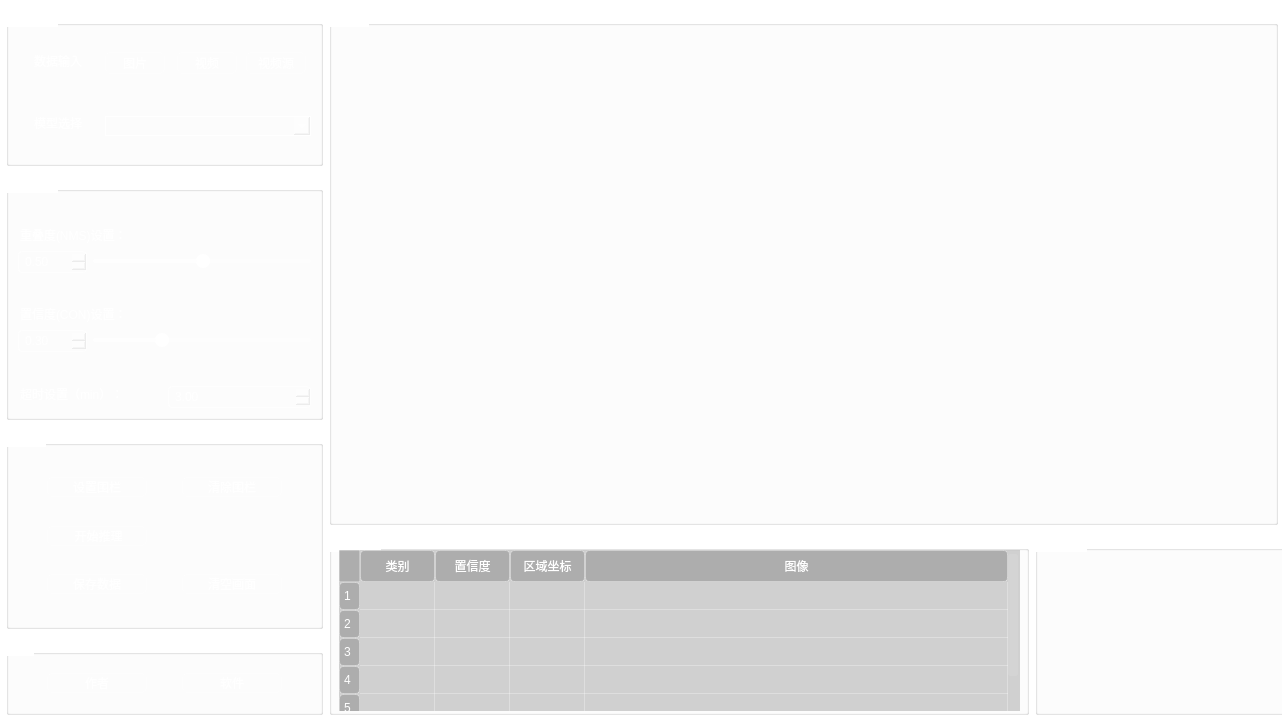
<?xml version="1.0" encoding="UTF-8"?>
<ui version="4.0">
 <class>SmartClient</class>
 <widget class="QWidget" name="SmartClient">
  <property name="enabled">
   <bool>true</bool>
  </property>
  <property name="geometry">
   <rect>
    <x>0</x>
    <y>0</y>
    <width>1282</width>
    <height>720</height>
   </rect>
  </property>
  <property name="sizePolicy">
   <sizepolicy hsizetype="Fixed" vsizetype="Fixed">
    <horstretch>0</horstretch>
    <verstretch>0</verstretch>
   </sizepolicy>
  </property>
  <property name="minimumSize">
   <size>
    <width>1282</width>
    <height>720</height>
   </size>
  </property>
  <property name="maximumSize">
   <size>
    <width>1282</width>
    <height>720</height>
   </size>
  </property>
  <property name="windowTitle">
   <string>SmartClient</string>
  </property>
  <property name="styleSheet">
   <string notr="true">/*   🌆 1. 窗口背景设置 */
#SmartClient {
    background-image: url(&quot;resources/icons/background1.png&quot;);
    background-repeat: no-repeat; 
    background-position: center;
}

/* 🎨 2. 全局基础样式（所有控件） */
* {
    color: white;
	background: transparent;
}

/* 🖱 3. QPushButton样式 */
QPushButton {
	border-radius: 4px; 
    border: 1px solid rgba(255, 255, 255, 0.1);
	background-color: rgba(255, 255, 255, 0.1);
}
QPushButton:checked {
	border: 1px solid white;
    background-color: rgba(255, 255, 255, 0.5);
}
QPushButton:hover {
	border: 1px solid white;
    background-color: rgba(255, 255, 255, 0.3);
}
QPushButton:disabled {/* 不可用状态 */
    background-color: rgba(255, 255, 255, 0.05); /* 更暗的半透明 */
    color: rgba(255, 255, 255, 0.4);           /* 灰白文字 */
    border: 1px solid rgba(255,255,255,0.2);   /* 边框也更暗 */
}

/* 	   4.下拉框（与输入框保持一致风格） */
QComboBox {
    background-color: rgba(255, 255, 255, 0.1);
    border: 1px solid rgba(255, 255, 255, 0.7);
    color: white;
}

/* 🎛 5.QDoubleSpinBox 样式 */
QDoubleSpinBox {
    background-color: rgba(255, 255, 255, 0.1); /* 半透明背景 */                               
    border: 1px solid rgba(255, 255, 255, 0.5); /* 边框 */
    border-radius: 4px;                          /* 圆角 */
    padding: 2px 4px;                            /* 内边距 */
}

QDoubleSpinBox::up-button:hover,
QDoubleSpinBox::down-button:hover {/* 鼠标悬停效果 */
    background-color: rgba(255,255,255,0.4);
}

/* 🎚 6. QSlider 样式（白色圆点） */
QSlider::groove:horizontal {
    background: rgba(255,255,255,0.2);
    height: 4px;
    border-radius: 2px;
}
QSlider::handle:horizontal {
    background: white;
    border: none;
    width: 14px;
    height: 14px;
    border-radius: 7px;
    margin: -5px 0;
}
QSlider::sub-page:horizontal {/* 已滑动部分 */
    background: rgba(255,255,255,0.6);
    border-radius: 2px;
}
QSlider::add-page:horizontal {/* 未滑动部分 */
    background: rgba(255,255,255,0.1);
    border-radius: 2px;
}
QSlider::handle:horizontal:hover {/* hover 高亮 */
    background: #00bfff;
}

/* 📋 7. 表格 / 列表 / 树控件 */
QTableWidget, QTableView {/* 整个表格背景 */
    background-color: rgba(30, 30, 30, 0.2); /* 深色半透明背景 */
    color: white;                             /* 字体颜色 */
    border: none; /* 表格边框 */
    gridline-color: rgba(255,255,255,0.3);   /* 网格线颜色 */
    selection-background-color: rgba(0, 120, 215, 0.5); /* 选中行背景 */
    selection-color: white;                   /* 选中行文字 */
}
QHeaderView::section {/* 表头样式 */
    background-color: rgba(30, 30, 30, 0.2); /* 表头深色 */
    color: white;                             /* 表头字体 */
    border: 1px solid rgba(255,255,255,0.3); /* 表头边框 */
    padding: 4px;                             /* 内边距 */
    border-radius: 4px;                       /* 圆角 */
}
QTableCornerButton::section {/* 表格角落按钮（左上角） */
    background-color: rgba(30, 30, 30, 0.2);
    border: 1px solid rgba(255,255,255,0.3);
}
QScrollBar:vertical {
    background: transparent;
    border: none;
    width: 12px;
    margin: 4px 2px 4px 0px;   /* 上、右、下、左 */
}

QScrollBar:horizontal {
    background: transparent;
    border: none;
    height: 6px;
    margin: 0px 4px 2px 4px;   /* 上、右、下、左 */
}

QScrollBar::handle {
    background: rgba(255, 255, 255, 0.1);
    border-radius: 3px;
}
QScrollBar::handle:hover {
    background: rgba(255, 255, 255, 0.6);
}
QScrollBar::add-line, QScrollBar::sub-line,
QScrollBar::add-page, QScrollBar::sub-page {
    background: transparent;
    border: none;
	height: 0px;
    width: 0px;
}

/* 🪟 8. 弹出窗口样式（正常显示）*/
QDialog, QMessageBox {
    background-color: white;
    color: black;
    border: 1px solid #cccccc;
    border-radius: 8px;
    padding: 10px;
}
QDialog *,
QMessageBox * {/* 确保弹出窗口内的控件正常显示 */
    background-color: white;
    color: black;
    border: 1px solid #cccccc;
}


/* 9. 全局 tooltip 样式 */
QToolTip {
    background-color: rgba(50, 50, 50, 230);  /* 半透明深灰 */
    color: white;                              /* 字体白色 */
    border: 1px solid white;                   /* 白色边框 */
    border-radius: 4px;                        /* 圆角 */
    padding: 4px 8px;                          /* 内边距 */
    font-size: 12px;                           /* 字体大小 */
}</string>
  </property>
  <widget class="QWidget" name="layoutWidget">
   <property name="geometry">
    <rect>
     <x>0</x>
     <y>0</y>
     <width>1362</width>
     <height>721</height>
    </rect>
   </property>
   <layout class="QGridLayout" name="gridLayout_5" rowstretch="2,0,0,0,0" columnstretch="2,4,2">
    <property name="leftMargin">
     <number>6</number>
    </property>
    <property name="topMargin">
     <number>6</number>
    </property>
    <property name="rightMargin">
     <number>6</number>
    </property>
    <property name="bottomMargin">
     <number>6</number>
    </property>
    <item row="0" column="0">
     <widget class="QGroupBox" name="groupBox_4">
      <property name="sizePolicy">
       <sizepolicy hsizetype="Fixed" vsizetype="Fixed">
        <horstretch>0</horstretch>
        <verstretch>0</verstretch>
       </sizepolicy>
      </property>
      <property name="minimumSize">
       <size>
        <width>317</width>
        <height>160</height>
       </size>
      </property>
      <property name="styleSheet">
       <string notr="true"/>
      </property>
      <property name="title">
       <string>输入控制</string>
      </property>
      <layout class="QGridLayout" name="gridLayout_4" columnstretch="3,0,0,0">
       <item row="5" column="1" colspan="3">
        <widget class="QComboBox" name="selectModelBox">
         <property name="enabled">
          <bool>true</bool>
         </property>
         <property name="sizePolicy">
          <sizepolicy hsizetype="Fixed" vsizetype="Fixed">
           <horstretch>0</horstretch>
           <verstretch>0</verstretch>
          </sizepolicy>
         </property>
         <property name="minimumSize">
          <size>
           <width>206</width>
           <height>20</height>
          </size>
         </property>
         <property name="maximumSize">
          <size>
           <width>206</width>
           <height>20</height>
          </size>
         </property>
         <item>
          <property name="text">
           <string/>
          </property>
         </item>
        </widget>
       </item>
       <item row="5" column="0">
        <widget class="QLineEdit" name="lineEdit_2">
         <property name="sizePolicy">
          <sizepolicy hsizetype="Expanding" vsizetype="Expanding">
           <horstretch>0</horstretch>
           <verstretch>0</verstretch>
          </sizepolicy>
         </property>
         <property name="styleSheet">
          <string notr="true">QLineEdit {
    background: transparent;
    border: none;
}
</string>
         </property>
         <property name="text">
          <string>模型选择</string>
         </property>
         <property name="alignment">
          <set>Qt::AlignCenter</set>
         </property>
         <property name="readOnly">
          <bool>true</bool>
         </property>
        </widget>
       </item>
       <item row="0" column="1">
        <widget class="QPushButton" name="selectImageButton">
         <property name="sizePolicy">
          <sizepolicy hsizetype="Fixed" vsizetype="Fixed">
           <horstretch>0</horstretch>
           <verstretch>0</verstretch>
          </sizepolicy>
         </property>
         <property name="minimumSize">
          <size>
           <width>60</width>
           <height>22</height>
          </size>
         </property>
         <property name="maximumSize">
          <size>
           <width>60</width>
           <height>22</height>
          </size>
         </property>
         <property name="layoutDirection">
          <enum>Qt::LeftToRight</enum>
         </property>
         <property name="text">
          <string>图片</string>
         </property>
        </widget>
       </item>
       <item row="0" column="2">
        <widget class="QPushButton" name="selectVideoButton">
         <property name="sizePolicy">
          <sizepolicy hsizetype="Fixed" vsizetype="Fixed">
           <horstretch>0</horstretch>
           <verstretch>0</verstretch>
          </sizepolicy>
         </property>
         <property name="minimumSize">
          <size>
           <width>60</width>
           <height>22</height>
          </size>
         </property>
         <property name="maximumSize">
          <size>
           <width>60</width>
           <height>22</height>
          </size>
         </property>
         <property name="text">
          <string>视频</string>
         </property>
        </widget>
       </item>
       <item row="0" column="0">
        <widget class="QLineEdit" name="lineEdit_14">
         <property name="sizePolicy">
          <sizepolicy hsizetype="Expanding" vsizetype="Expanding">
           <horstretch>0</horstretch>
           <verstretch>0</verstretch>
          </sizepolicy>
         </property>
         <property name="styleSheet">
          <string notr="true">QLineEdit {
    background: transparent;
    border: none;
}
</string>
         </property>
         <property name="text">
          <string>数据输入</string>
         </property>
         <property name="alignment">
          <set>Qt::AlignCenter</set>
         </property>
         <property name="readOnly">
          <bool>true</bool>
         </property>
        </widget>
       </item>
       <item row="0" column="3">
        <widget class="QPushButton" name="selectSourceButton">
         <property name="sizePolicy">
          <sizepolicy hsizetype="Fixed" vsizetype="Fixed">
           <horstretch>0</horstretch>
           <verstretch>0</verstretch>
          </sizepolicy>
         </property>
         <property name="minimumSize">
          <size>
           <width>60</width>
           <height>22</height>
          </size>
         </property>
         <property name="maximumSize">
          <size>
           <width>60</width>
           <height>22</height>
          </size>
         </property>
         <property name="text">
          <string>视频源</string>
         </property>
        </widget>
       </item>
      </layout>
     </widget>
    </item>
    <item row="1" column="0">
     <widget class="QGroupBox" name="groupBox_2">
      <property name="title">
       <string>模型设置</string>
      </property>
      <layout class="QGridLayout" name="gridLayout">
       <item row="5" column="0">
        <spacer name="verticalSpacer_3">
         <property name="orientation">
          <enum>Qt::Vertical</enum>
         </property>
         <property name="sizeHint" stdset="0">
          <size>
           <width>20</width>
           <height>40</height>
          </size>
         </property>
        </spacer>
       </item>
       <item row="3" column="1" colspan="3">
        <widget class="QSlider" name="nmsSlider">
         <property name="value">
          <number>50</number>
         </property>
         <property name="orientation">
          <enum>Qt::Horizontal</enum>
         </property>
        </widget>
       </item>
       <item row="7" column="1" colspan="3">
        <widget class="QSlider" name="conSlider">
         <property name="styleSheet">
          <string notr="true"/>
         </property>
         <property name="value">
          <number>30</number>
         </property>
         <property name="orientation">
          <enum>Qt::Horizontal</enum>
         </property>
        </widget>
       </item>
       <item row="7" column="0">
        <widget class="QDoubleSpinBox" name="conSpinBox">
         <property name="maximum">
          <double>1.000000000000000</double>
         </property>
         <property name="singleStep">
          <double>0.010000000000000</double>
         </property>
         <property name="value">
          <double>0.300000000000000</double>
         </property>
        </widget>
       </item>
       <item row="0" column="0">
        <spacer name="verticalSpacer_4">
         <property name="orientation">
          <enum>Qt::Vertical</enum>
         </property>
         <property name="sizeHint" stdset="0">
          <size>
           <width>20</width>
           <height>40</height>
          </size>
         </property>
        </spacer>
       </item>
       <item row="6" column="0" colspan="3">
        <widget class="QLineEdit" name="lineEdit_11">
         <property name="sizePolicy">
          <sizepolicy hsizetype="Expanding" vsizetype="Expanding">
           <horstretch>0</horstretch>
           <verstretch>0</verstretch>
          </sizepolicy>
         </property>
         <property name="styleSheet">
          <string notr="true">QLineEdit {
    background: transparent;
    border: none;
}
</string>
         </property>
         <property name="text">
          <string>置信度(CON)设置：</string>
         </property>
         <property name="alignment">
          <set>Qt::AlignLeading|Qt::AlignLeft|Qt::AlignVCenter</set>
         </property>
         <property name="readOnly">
          <bool>true</bool>
         </property>
        </widget>
       </item>
       <item row="8" column="0">
        <spacer name="verticalSpacer_9">
         <property name="orientation">
          <enum>Qt::Vertical</enum>
         </property>
         <property name="sizeHint" stdset="0">
          <size>
           <width>20</width>
           <height>40</height>
          </size>
         </property>
        </spacer>
       </item>
       <item row="9" column="2" colspan="2">
        <widget class="QDoubleSpinBox" name="timeoutSpinBox">
         <property name="maximum">
          <double>9999999.000000000000000</double>
         </property>
         <property name="singleStep">
          <double>1.000000000000000</double>
         </property>
         <property name="value">
          <double>3.000000000000000</double>
         </property>
        </widget>
       </item>
       <item row="3" column="0">
        <widget class="QDoubleSpinBox" name="nmsSpinBox">
         <property name="maximum">
          <double>1.000000000000000</double>
         </property>
         <property name="singleStep">
          <double>0.010000000000000</double>
         </property>
         <property name="value">
          <double>0.500000000000000</double>
         </property>
        </widget>
       </item>
       <item row="1" column="0" colspan="3">
        <widget class="QLineEdit" name="lineEdit_12">
         <property name="sizePolicy">
          <sizepolicy hsizetype="Expanding" vsizetype="Expanding">
           <horstretch>0</horstretch>
           <verstretch>0</verstretch>
          </sizepolicy>
         </property>
         <property name="styleSheet">
          <string notr="true">QLineEdit {
    background: transparent;
    border: none;
}
</string>
         </property>
         <property name="text">
          <string>重叠度(NMS)设置：</string>
         </property>
         <property name="alignment">
          <set>Qt::AlignLeading|Qt::AlignLeft|Qt::AlignVCenter</set>
         </property>
         <property name="readOnly">
          <bool>true</bool>
         </property>
        </widget>
       </item>
       <item row="9" column="0" colspan="2">
        <widget class="QLineEdit" name="lineEdit_13">
         <property name="sizePolicy">
          <sizepolicy hsizetype="Expanding" vsizetype="Expanding">
           <horstretch>0</horstretch>
           <verstretch>0</verstretch>
          </sizepolicy>
         </property>
         <property name="styleSheet">
          <string notr="true">QLineEdit {
    background: transparent;
    border: none;
}
</string>
         </property>
         <property name="text">
          <string>超时设置（min）：</string>
         </property>
         <property name="alignment">
          <set>Qt::AlignLeading|Qt::AlignLeft|Qt::AlignVCenter</set>
         </property>
         <property name="readOnly">
          <bool>true</bool>
         </property>
        </widget>
       </item>
      </layout>
     </widget>
    </item>
    <item row="0" column="1" rowspan="3" colspan="2">
     <widget class="QGroupBox" name="groupBox">
      <property name="enabled">
       <bool>true</bool>
      </property>
      <property name="sizePolicy">
       <sizepolicy hsizetype="Fixed" vsizetype="Preferred">
        <horstretch>0</horstretch>
        <verstretch>0</verstretch>
       </sizepolicy>
      </property>
      <property name="maximumSize">
       <size>
        <width>949</width>
        <height>16777215</height>
       </size>
      </property>
      <property name="styleSheet">
       <string notr="true"/>
      </property>
      <property name="title">
       <string>主窗口</string>
      </property>
      <layout class="QGridLayout" name="gridLayout_3">
       <item row="0" column="0">
        <widget class="QLabel" name="label">
         <property name="sizePolicy">
          <sizepolicy hsizetype="Ignored" vsizetype="Ignored">
           <horstretch>0</horstretch>
           <verstretch>0</verstretch>
          </sizepolicy>
         </property>
         <property name="minimumSize">
          <size>
           <width>640</width>
           <height>360</height>
          </size>
         </property>
         <property name="maximumSize">
          <size>
           <width>929</width>
           <height>517</height>
          </size>
         </property>
         <property name="text">
          <string/>
         </property>
         <property name="alignment">
          <set>Qt::AlignCenter</set>
         </property>
        </widget>
       </item>
      </layout>
     </widget>
    </item>
    <item row="3" column="1" rowspan="2">
     <widget class="QGroupBox" name="groupBox_5">
      <property name="sizePolicy">
       <sizepolicy hsizetype="Fixed" vsizetype="Fixed">
        <horstretch>0</horstretch>
        <verstretch>0</verstretch>
       </sizepolicy>
      </property>
      <property name="minimumSize">
       <size>
        <width>700</width>
        <height>184</height>
       </size>
      </property>
      <property name="title">
       <string>检测结果</string>
      </property>
      <widget class="QTableWidget" name="tableWidget">
       <property name="geometry">
        <rect>
         <x>10</x>
         <y>19</y>
         <width>681</width>
         <height>161</height>
        </rect>
       </property>
       <property name="sizePolicy">
        <sizepolicy hsizetype="Fixed" vsizetype="Fixed">
         <horstretch>0</horstretch>
         <verstretch>0</verstretch>
        </sizepolicy>
       </property>
       <attribute name="horizontalHeaderCascadingSectionResizes">
        <bool>false</bool>
       </attribute>
       <attribute name="horizontalHeaderDefaultSectionSize">
        <number>75</number>
       </attribute>
       <attribute name="horizontalHeaderStretchLastSection">
        <bool>true</bool>
       </attribute>
       <attribute name="verticalHeaderDefaultSectionSize">
        <number>28</number>
       </attribute>
       <attribute name="verticalHeaderStretchLastSection">
        <bool>false</bool>
       </attribute>
       <row>
        <property name="text">
         <string>1</string>
        </property>
       </row>
       <row>
        <property name="text">
         <string>2</string>
        </property>
       </row>
       <row>
        <property name="text">
         <string>3</string>
        </property>
       </row>
       <row>
        <property name="text">
         <string>4</string>
        </property>
       </row>
       <row>
        <property name="text">
         <string>5</string>
        </property>
       </row>
       <column>
        <property name="text">
         <string>类别</string>
        </property>
        <property name="textAlignment">
         <set>AlignCenter</set>
        </property>
       </column>
       <column>
        <property name="text">
         <string>置信度</string>
        </property>
        <property name="textAlignment">
         <set>AlignCenter</set>
        </property>
       </column>
       <column>
        <property name="text">
         <string>区域坐标</string>
        </property>
        <property name="textAlignment">
         <set>AlignCenter</set>
        </property>
       </column>
       <column>
        <property name="text">
         <string>图像</string>
        </property>
        <property name="textAlignment">
         <set>AlignCenter</set>
        </property>
       </column>
      </widget>
     </widget>
    </item>
    <item row="3" column="2" rowspan="2">
     <widget class="QGroupBox" name="groupBox_3">
      <property name="sizePolicy">
       <sizepolicy hsizetype="Expanding" vsizetype="Preferred">
        <horstretch>0</horstretch>
        <verstretch>0</verstretch>
       </sizepolicy>
      </property>
      <property name="maximumSize">
       <size>
        <width>16777215</width>
        <height>16777215</height>
       </size>
      </property>
      <property name="title">
       <string>日志输出</string>
      </property>
      <widget class="QTextEdit" name="log_edit">
       <property name="geometry">
        <rect>
         <x>10</x>
         <y>20</y>
         <width>281</width>
         <height>151</height>
        </rect>
       </property>
       <property name="styleSheet">
        <string notr="true">QTextEdit {
    border: none;              /* 去掉边框 */
    background: transparent;   /* 背景透明 */
	font-size: 10pt;     /* 调整字体大小 */
    color: white;        /* 可选：设置字体颜色 */
}
</string>
       </property>
      </widget>
     </widget>
    </item>
    <item row="4" column="0">
     <widget class="QGroupBox" name="groupBox_7">
      <property name="sizePolicy">
       <sizepolicy hsizetype="Fixed" vsizetype="Fixed">
        <horstretch>0</horstretch>
        <verstretch>0</verstretch>
       </sizepolicy>
      </property>
      <property name="minimumSize">
       <size>
        <width>317</width>
        <height>80</height>
       </size>
      </property>
      <property name="title">
       <string>关于</string>
      </property>
      <layout class="QHBoxLayout" name="horizontalLayout_2">
       <item>
        <widget class="QPushButton" name="pushButton_14">
         <property name="sizePolicy">
          <sizepolicy hsizetype="Fixed" vsizetype="Fixed">
           <horstretch>0</horstretch>
           <verstretch>0</verstretch>
          </sizepolicy>
         </property>
         <property name="minimumSize">
          <size>
           <width>100</width>
           <height>20</height>
          </size>
         </property>
         <property name="maximumSize">
          <size>
           <width>100</width>
           <height>20</height>
          </size>
         </property>
         <property name="toolTip">
          <string>&lt;html&gt;&lt;head/&gt;&lt;body&gt;&lt;p&gt;作者：EricReno&lt;/p&gt;&lt;p&gt;邮箱：christopher0527@163.com&lt;/p&gt;&lt;/body&gt;&lt;/html&gt;</string>
         </property>
         <property name="text">
          <string>作者</string>
         </property>
        </widget>
       </item>
       <item>
        <widget class="QPushButton" name="pushButton_16">
         <property name="sizePolicy">
          <sizepolicy hsizetype="Fixed" vsizetype="Fixed">
           <horstretch>0</horstretch>
           <verstretch>0</verstretch>
          </sizepolicy>
         </property>
         <property name="minimumSize">
          <size>
           <width>100</width>
           <height>20</height>
          </size>
         </property>
         <property name="maximumSize">
          <size>
           <width>100</width>
           <height>20</height>
          </size>
         </property>
         <property name="toolTip">
          <string>&lt;html&gt;&lt;head/&gt;&lt;body&gt;&lt;p&gt;软件名称：SmartClient&lt;/p&gt;&lt;p&gt;版本：v1.0.0&lt;/p&gt;&lt;p&gt;功能：图像/视频智能识别与处理&lt;/p&gt;&lt;p&gt;开发环境：Python + PyQt5&lt;/p&gt;&lt;/body&gt;&lt;/html&gt;</string>
         </property>
         <property name="text">
          <string>软件</string>
         </property>
        </widget>
       </item>
      </layout>
     </widget>
    </item>
    <item row="2" column="0" rowspan="2">
     <widget class="QGroupBox" name="groupBox_6">
      <property name="title">
       <string>操作台</string>
      </property>
      <layout class="QGridLayout" name="gridLayout_2">
       <item row="10" column="0">
        <spacer name="verticalSpacer_8">
         <property name="orientation">
          <enum>Qt::Vertical</enum>
         </property>
         <property name="sizeHint" stdset="0">
          <size>
           <width>20</width>
           <height>40</height>
          </size>
         </property>
        </spacer>
       </item>
       <item row="4" column="0">
        <spacer name="verticalSpacer_5">
         <property name="orientation">
          <enum>Qt::Vertical</enum>
         </property>
         <property name="sizeHint" stdset="0">
          <size>
           <width>20</width>
           <height>40</height>
          </size>
         </property>
        </spacer>
       </item>
       <item row="7" column="0">
        <spacer name="verticalSpacer_6">
         <property name="orientation">
          <enum>Qt::Vertical</enum>
         </property>
         <property name="sizeHint" stdset="0">
          <size>
           <width>20</width>
           <height>40</height>
          </size>
         </property>
        </spacer>
       </item>
       <item row="0" column="0">
        <spacer name="verticalSpacer_7">
         <property name="orientation">
          <enum>Qt::Vertical</enum>
         </property>
         <property name="sizeHint" stdset="0">
          <size>
           <width>20</width>
           <height>40</height>
          </size>
         </property>
        </spacer>
       </item>
       <item row="1" column="1">
        <widget class="QPushButton" name="clearROIButton">
         <property name="sizePolicy">
          <sizepolicy hsizetype="Fixed" vsizetype="Fixed">
           <horstretch>0</horstretch>
           <verstretch>0</verstretch>
          </sizepolicy>
         </property>
         <property name="minimumSize">
          <size>
           <width>100</width>
           <height>20</height>
          </size>
         </property>
         <property name="maximumSize">
          <size>
           <width>100</width>
           <height>20</height>
          </size>
         </property>
         <property name="text">
          <string>清除围栏</string>
         </property>
        </widget>
       </item>
       <item row="8" column="0">
        <widget class="QPushButton" name="saveDataButton">
         <property name="sizePolicy">
          <sizepolicy hsizetype="Fixed" vsizetype="Fixed">
           <horstretch>0</horstretch>
           <verstretch>0</verstretch>
          </sizepolicy>
         </property>
         <property name="minimumSize">
          <size>
           <width>100</width>
           <height>20</height>
          </size>
         </property>
         <property name="maximumSize">
          <size>
           <width>100</width>
           <height>20</height>
          </size>
         </property>
         <property name="text">
          <string>保存数据</string>
         </property>
        </widget>
       </item>
       <item row="8" column="1">
        <widget class="QPushButton" name="clearImageButton">
         <property name="sizePolicy">
          <sizepolicy hsizetype="Fixed" vsizetype="Fixed">
           <horstretch>0</horstretch>
           <verstretch>0</verstretch>
          </sizepolicy>
         </property>
         <property name="minimumSize">
          <size>
           <width>100</width>
           <height>20</height>
          </size>
         </property>
         <property name="maximumSize">
          <size>
           <width>100</width>
           <height>20</height>
          </size>
         </property>
         <property name="text">
          <string>清空画面</string>
         </property>
        </widget>
       </item>
       <item row="1" column="0">
        <widget class="QPushButton" name="setROIButton">
         <property name="sizePolicy">
          <sizepolicy hsizetype="Fixed" vsizetype="Fixed">
           <horstretch>0</horstretch>
           <verstretch>0</verstretch>
          </sizepolicy>
         </property>
         <property name="minimumSize">
          <size>
           <width>100</width>
           <height>20</height>
          </size>
         </property>
         <property name="maximumSize">
          <size>
           <width>100</width>
           <height>20</height>
          </size>
         </property>
         <property name="text">
          <string>设置围栏</string>
         </property>
        </widget>
       </item>
       <item row="5" column="0">
        <widget class="QPushButton" name="startDetectionButton">
         <property name="sizePolicy">
          <sizepolicy hsizetype="Fixed" vsizetype="Fixed">
           <horstretch>0</horstretch>
           <verstretch>0</verstretch>
          </sizepolicy>
         </property>
         <property name="minimumSize">
          <size>
           <width>100</width>
           <height>20</height>
          </size>
         </property>
         <property name="maximumSize">
          <size>
           <width>100</width>
           <height>20</height>
          </size>
         </property>
         <property name="text">
          <string>  开始推理 </string>
         </property>
        </widget>
       </item>
      </layout>
     </widget>
    </item>
   </layout>
  </widget>
 </widget>
 <resources/>
 <connections/>
</ui>
